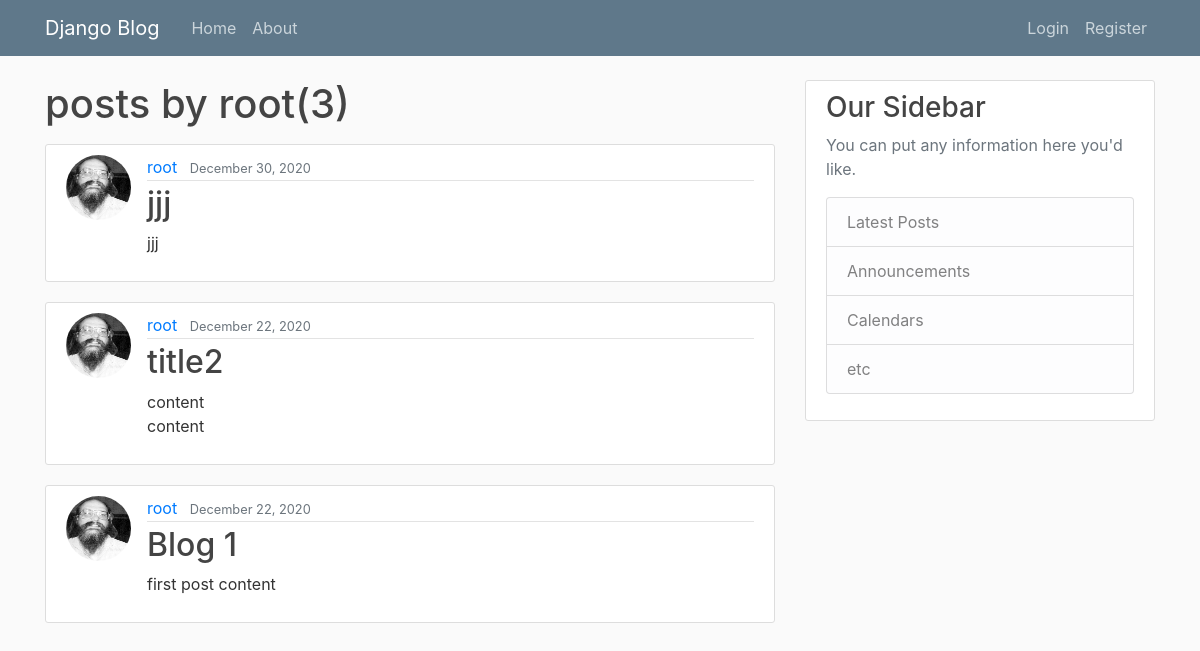
Screenshot of /user/root with the database file from the repository.
### blog/models.py (models this page shows, shortened)
class Post(models.Model):
    title = models.CharField(max_length=100)
    content = models.TextField()
    date_posted = models.DateTimeField(default=timezone.now)
    author = models.ForeignKey(User,on_delete=models.CASCADE)

### users/models.py (models this page shows, shortened)
class Profile(models.Model):
    user = models.OneToOneField(User,on_delete=models.CASCADE)
    image = models.ImageField(default='IMG_20180817_163844.jpg',upload_to='profile_pics')

### blog/views.py (the view)
# urls.py: path('user/<str:username>',UserPostListView.as_view(),name="user-posts"),
class UserPostListView(ListView):
    model = Post
    template_name = 'blog/user_posts.html'
    context_object_name = 'posts'
    ordering = ['-date_posted']
    paginate_by = 5
    def get_queryset(self):
        user = get_object_or_404(User,username = self.kwargs.get('username'))
        return Post.objects.filter(author=user).order_by('-date_posted')

### blog/templates/blog/user_posts.html (shortened to what this page needs)
{% extends "blog/base.html" %}
{% block content %}
    <h1 class="mb-3">posts by {{ view.kwargs.username }}({{ page_obj.paginator.count }})</h1>
    {% for post in posts %}
        <article class="media content-section">
          <img class="rounded-circle article-img" src="{{ post.author.profile.image.url }}">
          <div class="media-body">
            <div class="article-metadata">
              <a class="mr-2" href="{% url 'user-posts' post.author.username %}">{{ post.author }}</a>
              <small class="text-muted">{{ post.date_posted|date:"F d, Y" }}</small>
            </div>
            <h2><a class="article-title" href="{% url 'post-detail' post.id %}">{{ post.title }}</a></h2>
            <p class="article-content">{{ post.content }}</p>
          </div>
        </article>
    {% endfor %}
{% endblock content %}

### blog/static/blog/main.css (style rules this page uses)
body { background: #fafafa; color: #333333; margin-top: 5rem; }
h1, h2, h3, h4, h5, h6 { color: #444444; }
.content-section { background: #ffffff; padding: 10px 20px; border: 1px solid #dddddd; border-radius: 3px; margin-bottom: 20px; }
.article-title { color: #444444; }
.article-content { white-space: pre-line; }
.article-img { height: 65px; width: 65px; margin-right: 16px; }
.article-metadata { padding-bottom: 1px; margin-bottom: 4px; border-bottom: 1px solid #e3e3e3 }

### rows the page displays
Post: author.profile.image (picture), author "root", date_posted "December 30, 2020", title "jjj", content "jjj"
Post: author.profile.image (picture), author "root", date_posted "December 22, 2020", title "title2", content "content content"
Post: author.profile.image (picture), author "root", date_posted "December 22, 2020", title "Blog 1", content "first post content"

### other values shown
{{ view.kwargs.username }} "root"
{{ page_obj.paginator.count }} "3"
